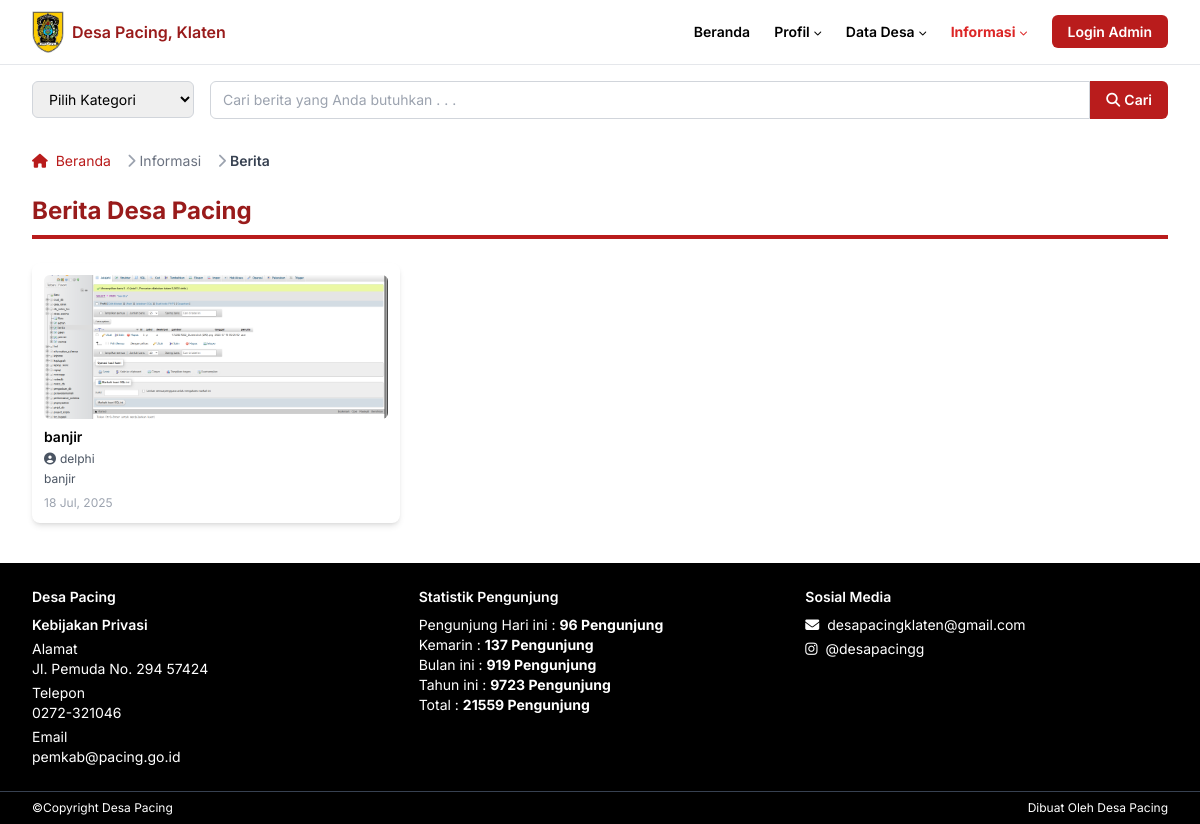
Page /berita.php on the committed database.
### tables this page shows
CREATE TABLE `berita` (
  `id` int(11) NOT NULL,
  `judul` varchar(255) NOT NULL,
  `deskripsi` text NOT NULL,
  `gambar` varchar(255) DEFAULT NULL,
  `tanggal` datetime DEFAULT current_timestamp(),
  `penulis` varchar(100) DEFAULT 'Admin'
);

### berita.php (the view, shortened to what this page needs)
<?php
include 'php/db.php';
$result = $konek->query("SELECT * FROM berita ORDER BY tanggal DESC");
?>
<html class="scroll-smooth" lang="id">
  <head>
    <script src="https://cdn.tailwindcss.com"></script>
    <link
      href="https://cdnjs.cloudflare.com/ajax/libs/font-awesome/5.15.3/css/all.min.css"
      rel="stylesheet"
    />
    <link href="css/style.css" rel="stylesheet" />
  </head>
  <body class="bg-white text-black">
    <header class="border-b border-gray-200">
      <div class="max-w-[1280px] mx-auto px-4 sm:px-6 lg:px-8">
        <nav
          aria-label="Primary Navigation"
          class="flex items-center justify-between h-16 text-xs sm:text-sm font-semibold"
        >
          <div class="flex items-center space-x-2">
            <img
              alt="Logo Pemerintah Desa Pacing"
              class="block"
              height="32"
              src="assets/klaten.jpg"
              width="32"
            />
            <span class="text-red-800 text-base">Desa Pacing, Klaten</span>
          </div>
          <ul
            class="hidden md:flex items-center space-x-6 text-xs sm:text-sm font-semibold"
          >
            <li>
              <a class="hover:text-gray-700" href="index.php">Beranda</a>
            </li>
            <li class="relative group">
              <button
                class="flex items-center space-x-1 hover:text-gray-700 focus:outline-none"
              >
                <span>Profil</span>
                <i class="fas fa-chevron-down text-[8px] mt-[2px]"></i>
              </button>
            </li>
            <li class="relative group">
              <button
                class="flex items-center space-x-1 hover:text-gray-700 focus:outline-none"
              >
                <span>Data Desa</span>
                <i class="fas fa-chevron-down text-[8px] mt-[2px]"></i>
              </button>
            </li>
            <li class="relative group active">
              <button
                class="flex items-center space-x-1 hover:text-gray-700 focus:outline-none"
              >
                <span>Informasi</span>
                <i class="fas fa-chevron-down text-[8px] mt-[2px]"></i>
              </button>
            </li>
            <li>
              <a
                href="admin/login.php"
                class="px-4 py-2 bg-red-700 text-white rounded-md hover:bg-red-900 transition duration-300"
              >
                Login Admin
              </a>
            </li>
          </ul>
        </nav>
      </div>
    </header>
    <section class="max-w-[1280px] mx-auto px-4 sm:px-6 lg:px-8 mt-4">
      <div
        class="flex flex-col sm:flex-row items-center sm:items-stretch gap-3 sm:gap-4"
      >
        <div class="w-full sm:w-48">
          <select
            id="kategori-berita"
            data-jump="page"
            aria-label="Pilih kategori berita"
            class="w-full border border-gray-300 rounded-md text-xs sm:text-sm py-2 px-3 focus:outline-none focus:ring-2 focus:ring-red-700"
          >
            <option value="" disabled selected>Pilih Kategori</option>
          </select>
        </div>
        <form
          aria-label="Cari berita"
          class="flex flex-grow sm:flex-row w-full"
          role="search"
        >
          <input
            aria-label="Cari berita"
            class="flex-grow border border-gray-300 rounded-l-md text-xs sm:text-sm py-2 px-3 focus:outline-none focus:ring-2 focus:ring-red-700"
            placeholder="Cari berita yang Anda butuhkan . . ."
            type="search"
          />
          <button
            aria-label="Cari"
            class="bg-red-700 hover:bg-red-900 text-white text-xs sm:text-sm font-semibold px-4 rounded-r-md flex items-center justify-center"
            type="submit"
          >
            <i class="fas fa-search mr-1"></i>
            Cari
          </button>
        </form>
      </div>
    </section>
    <section class="max-w-[1280px] mx-auto px-4 sm:px-6 lg:px-8 mt-4">
      <nav
        class="flex text-xs sm:text-sm text-gray-600"
        aria-label="Breadcrumb"
      >
        <ol class="inline-flex items-center space-x-1 md:space-x-3">
          <li class="inline-flex items-center">
            <a href="index.php" class="text-red-700 hover:text-red-800">
              <i class="fas fa-home mr-1"></i>
              Beranda
            </a>
          </li>
          <li>
            <div class="flex items-center">
              <i class="fas fa-chevron-right text-gray-400 mx-1"></i>
              <span class="text-gray-500">Informasi</span>
            </div>
          </li>
          <li>
            <div class="flex items-center">
              <i class="fas fa-chevron-right text-gray-400 mx-1"></i>
              <span class="text-gray-700 font-semibold">Berita</span>
            </div>
          </li>
        </ol>
      </nav>
    </section>
    <main class="max-w-[1280px] mx-auto px-4 sm:px-6 lg:px-8">
      <section aria-labelledby="berita-title" class="mt-6 space-y-4">
        <h3
          class="text-2xl font-bold text-red-800 mb-6 border-b-4 border-red-700 pb-2"
        >
          Berita Desa Pacing
        </h3>
         <div class="grid grid-cols-1 sm:grid-cols-2 lg:grid-cols-3 gap-4">
          <?php while ($row = $result->fetch_assoc()): ?>
            <a href="detail_berita.php?id=<?php echo $row['id']; ?>" class="block hover:shadow-lg transition">
              <article class="bg-white rounded-lg shadow-md p-3 flex flex-col">
                <img
                  alt="<?php echo htmlspecialchars($row['judul']); ?>"
                  class="rounded-md mb-2 object-cover w-full h-40 sm:h-36"
                  height="200"
                  loading="lazy"
                  src="assets/<?php echo htmlspecialchars($row['gambar']); ?>"
                  width="400"
                />
                <h3 class="font-semibold text-xs sm:text-sm mb-1 leading-tight">
                  <?php echo htmlspecialchars($row['judul']); ?>
                </h3>
                <div class="flex items-center text-gray-600 text-[10px] sm:text-xs mb-1 space-x-1">
                  <i class="fas fa-user-circle"></i>
                  <span><?php echo htmlspecialchars($row['penulis']); ?></span>
                </div>
                <p class="text-gray-600 text-[9px] sm:text-xs mb-2 line-clamp-3">
                  <?php echo htmlspecialchars(mb_strimwidth(strip_tags($row['deskripsi']), 0, 120, '...')); ?>
                </p>
                <time class="text-gray-400 text-[9px] sm:text-xs" datetime="<?php echo htmlspecialchars($row['tanggal']); ?>">
                  <?php echo date('j M, Y', strtotime($row['tanggal'])); ?>
                </time>
              </article>
            </a>
          <?php endwhile; ?>
        </div>
      </section>
    </main>
    <footer class="bg-black text-white text-xs sm:text-sm mt-10">
      <div
        class="max-w-[1280px] mx-auto px-4 sm:px-6 lg:px-8 py-6 grid grid-cols-1 md:grid-cols-3 gap-6"
      >
        <div>
          <h4 class="font-semibold mb-2">Desa Pacing</h4>
          <h5 class="font-semibold mb-1">Kebijakan Privasi</h5>
          <address class="not-italic mb-1">
            Alamat
            <br />
            Jl. Pemuda No. 294 57424
          </address>
          <p class="mb-1">
            Telepon
            <br />
            <a class="hover:underline" href="tel:0272321046"> 0272-321046 </a>
          </p>
          <p>
            Email
            <br />
            <a class="hover:underline" href="mailto:pemkab@pacing.go.id">
              pemkab@pacing.go.id
            </a>
          </p>
        </div>
        <div>
          <h4 class="font-semibold mb-2">Statistik Pengunjung</h4>
          <p>
            Pengunjung Hari ini :
            <strong> 96 Pengunjung </strong>
            <br />
            Kemarin :
            <strong> 137 Pengunjung </strong>
            <br />
            Bulan ini :
            <strong> 919 Pengunjung </strong>
            <br />
            Tahun ini :
            <strong> 9723 Pengunjung </strong>
            <br />
            Total :
            <strong> 21559 Pengunjung </strong>
          </p>
        </div>
        <div>
          <h4 class="font-semibold mb-2">Sosial Media</h4>
          <ul class="space-y-1">
            <li>
              <a href="mailto:desapacingklaten@gmail.com" class="hover:underline">
                <i class="fas fa-envelope mr-1"></i> desapacingklaten@gmail.com
              </a>
            </li>
            <li>
              <a href="https://instagram.com/desapacingg" target="_blank" class="hover:underline">
                <i class="fab fa-instagram mr-1"></i> @desapacingg
              </a>
            </li>
          </ul>
        </div>
      </div>
      <div
        class="max-w-[1280px] mx-auto px-4 sm:px-6 lg:px-8 py-2 border-t border-gray-700 flex justify-between text-[10px] sm:text-xs"
      >
        <p>©Copyright Desa Pacing</p>
        <p>Dibuat Oleh Desa Pacing</p>
      </div>
    </footer>
  </body>

### css/style.css (style rules this page uses)
nav[aria-label="Primary Navigation"] > ul > li > a, nav[aria-label="Primary Navigation"] > ul > li > button { transition: color 0.2s; }
nav[aria-label="Primary Navigation"] > ul > li.active > a, nav[aria-label="Primary Navigation"] > ul > li.active > button { color: #dc2626 !important; background: none !important; }

### berita.php (style rules this page uses)
body { font-family: "Inter", sans-serif; }

### rows in the picture
berita: gambar (picture), judul "banjir", penulis "delphi", deskripsi "banjir", tanggal "18 Jul, 2025"
